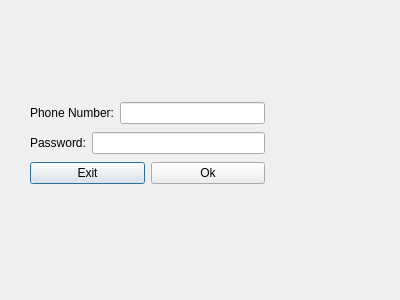
<?xml version="1.0" encoding="UTF-8"?>
<ui version="4.0">
 <class>registeinterface</class>
 <widget class="QDialog" name="registeinterface">
  <property name="geometry">
   <rect>
    <x>0</x>
    <y>0</y>
    <width>400</width>
    <height>300</height>
   </rect>
  </property>
  <property name="windowTitle">
   <string>Dialog</string>
  </property>
  <widget class="QWidget" name="layoutWidget">
   <property name="geometry">
    <rect>
     <x>30</x>
     <y>100</y>
     <width>235</width>
     <height>89</height>
    </rect>
   </property>
   <layout class="QVBoxLayout" name="verticalLayout">
    <item>
     <layout class="QHBoxLayout" name="horizontalLayout">
      <item>
       <widget class="QLabel" name="phoneLabel">
        <property name="text">
         <string>Phone Number:</string>
        </property>
        <property name="buddy">
         <cstring>phoneLine</cstring>
        </property>
       </widget>
      </item>
      <item>
       <widget class="QLineEdit" name="phoneLine"/>
      </item>
     </layout>
    </item>
    <item>
     <layout class="QHBoxLayout" name="horizontalLayout_2">
      <item>
       <widget class="QLabel" name="passwordLabel">
        <property name="text">
         <string>Password:</string>
        </property>
        <property name="buddy">
         <cstring>passwordLine</cstring>
        </property>
       </widget>
      </item>
      <item>
       <widget class="QLineEdit" name="passwordLine"/>
      </item>
     </layout>
    </item>
    <item>
     <layout class="QHBoxLayout" name="horizontalLayout_3">
      <item>
       <widget class="QPushButton" name="exitButton">
        <property name="text">
         <string>Exit</string>
        </property>
       </widget>
      </item>
      <item>
       <widget class="QPushButton" name="okButton">
        <property name="text">
         <string>Ok</string>
        </property>
       </widget>
      </item>
     </layout>
    </item>
   </layout>
  </widget>
 </widget>
 <resources/>
 <connections/>
</ui>
